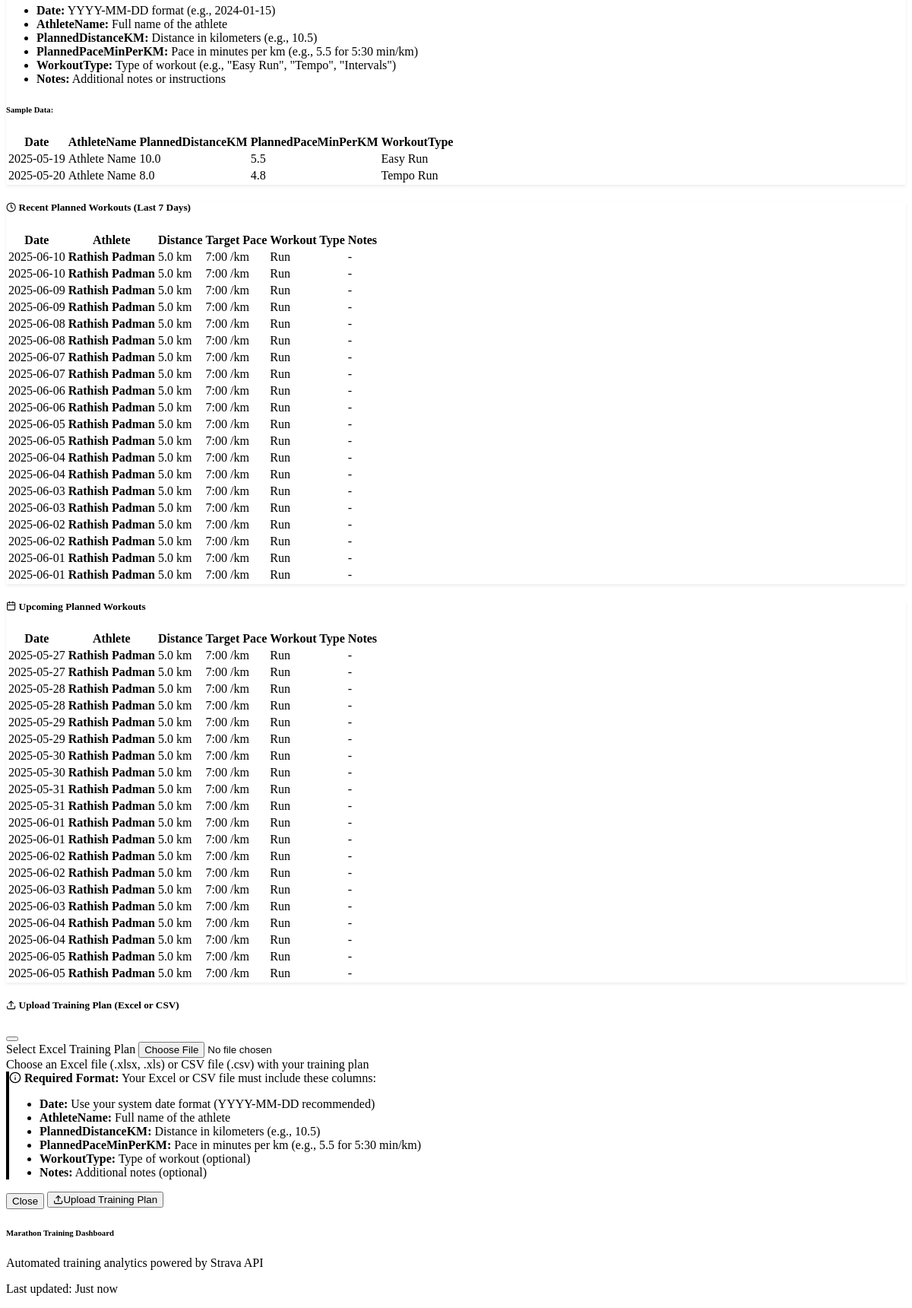
/training-plan (lower part), run on an earlier commit of the app's database.
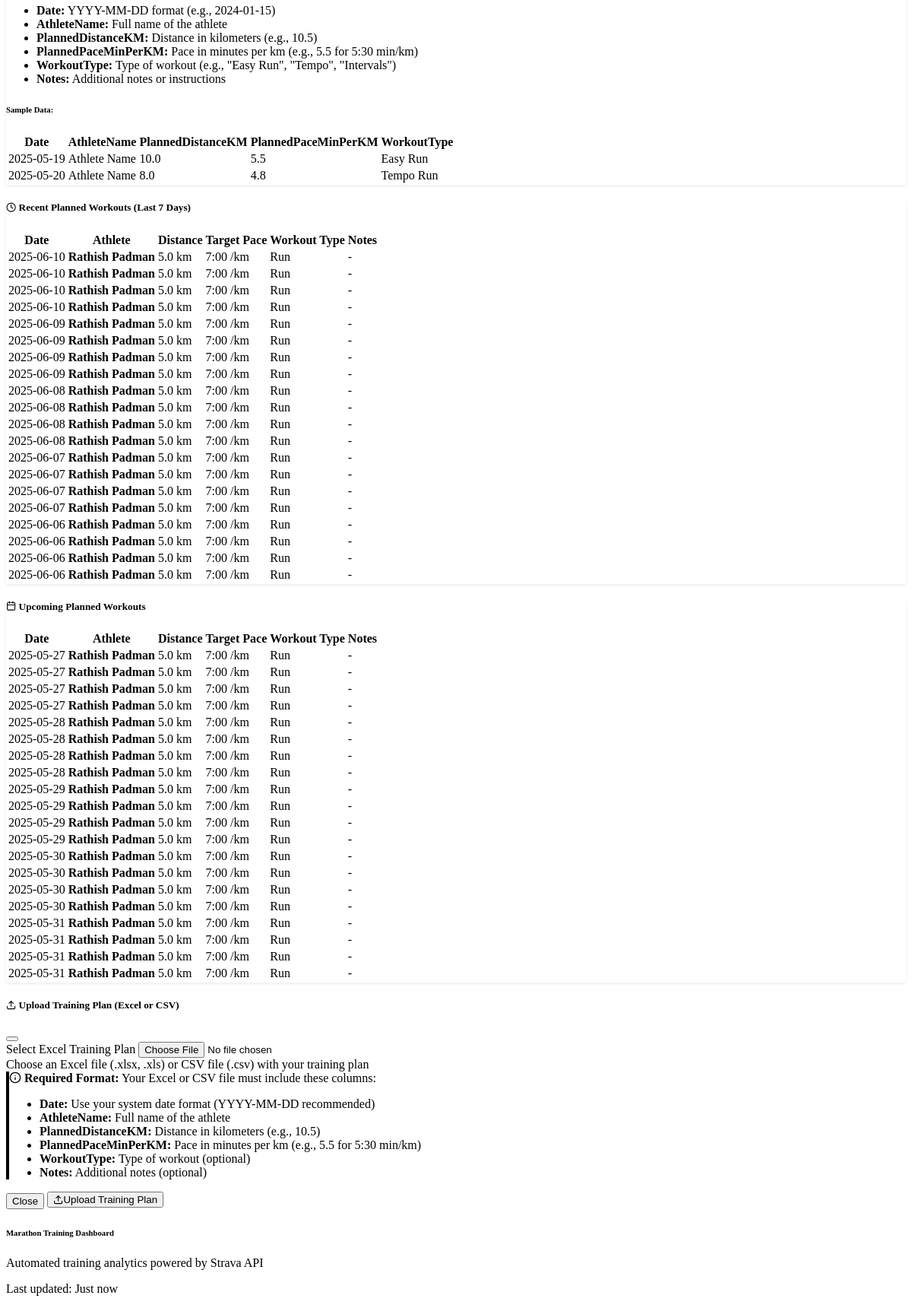
And on a later commit of the database.
### models.py (models this page shows)
class PlannedWorkout(db.Model):
    id = db.Column(db.Integer, primary_key=True)
    athlete_id = db.Column(db.Integer,
                           db.ForeignKey('athlete.id'),
                           nullable=False)
    workout_date = db.Column(db.DateTime, nullable=False)
    planned_distance_km = db.Column(db.Float, nullable=False)
    planned_pace_min_per_km = db.Column(db.Float, nullable=False)
    workout_type = db.Column(db.String(100), nullable=True)
    notes = db.Column(db.Text, nullable=True)
    created_at = db.Column(db.DateTime, default=datetime.utcnow)
    __table_args__ = (db.UniqueConstraint(
        'athlete_id', 'workout_date', name='unique_athlete_workout_date'), )

class Athlete(db.Model):
    id = db.Column(db.Integer, primary_key=True)
    name = db.Column(db.String(100), nullable=False)
    strava_athlete_id = db.Column(db.Integer, unique=True, nullable=True)
    refresh_token = db.Column(db.String(255), nullable=True)
    access_token = db.Column(db.String(255), nullable=True)
    token_expires_at = db.Column(db.DateTime, nullable=True)
    is_active = db.Column(db.Boolean, default=True)
    created_at = db.Column(db.DateTime, default=datetime.utcnow)
    activities = db.relationship('Activity', backref='athlete', lazy=True)
    planned_workouts = db.relationship('PlannedWorkout',
                                       backref='athlete',
                                       lazy=True)
    daily_summaries = db.relationship('DailySummary',
                                      backref='athlete',
                                      lazy=True)

### routes.py (the view)
@app.route('/training-plan')
def training_plan():
    try:
        excel_reader = ExcelReader()
        validation_results = excel_reader.validate_excel_format()
        week_ago = datetime.now() - timedelta(days=7)
        recent_workouts = db.session.query(PlannedWorkout).filter(
            PlannedWorkout.workout_date >= week_ago.date()).order_by(
                PlannedWorkout.workout_date.desc(),
                PlannedWorkout.athlete_id).distinct().limit(20).all()
        today = datetime.now().date()
        upcoming_workouts = db.session.query(PlannedWorkout).filter(
            PlannedWorkout.workout_date >= today).order_by(
                PlannedWorkout.workout_date,
                PlannedWorkout.athlete_id).distinct().limit(20).all()
        return render_template('training_plan.html',
                               validation_results=validation_results,
                               recent_workouts=recent_workouts,
                               upcoming_workouts=upcoming_workouts,
                               training_plan_file=Config.TRAINING_PLAN_FILE,
                               today=today)
    except Exception as e:
        logger.error(f"Error loading training plan page: {e}")
        flash(f"Error loading training plan: {e}", "error")
        return redirect(url_for('index'))

### templates/training_plan.html (shortened to what the changed rows need)
{% extends "base.html" %}
{% block content %}
<div class="container">
    <div class="row mb-4">
        <div class="col-12">
            <div class="card">
                <div class="card-body">
                    <div class="row">
                        <div class="col-md-6">
                            <div class="table-responsive">
                                <table class="table table-sm table-bordered">
                                    <thead>
                                        <tr class="small">
                                            <th>Date</th>
                                            <th>AthleteName</th>
                                            <th>PlannedDistanceKM</th>
                                            <th>PlannedPaceMinPerKM</th>
                                            <th>WorkoutType</th>
                                        </tr>
                                    </thead>
                                </table>
                            </div>
                        </div>
                    </div>
                </div>
            </div>
        </div>
    </div>
    {% if recent_workouts %}
    <div class="row mb-4">
        <div class="col-12">
            <div class="card">
                <div class="card-body">
                    <div class="table-responsive">
                        <table class="table table-hover">
                            <thead>
                                <tr>
                                    <th>Date</th>
                                    <th>Athlete</th>
                                    <th>Distance</th>
                                    <th>Target Pace</th>
                                    <th>Workout Type</th>
                                    <th>Notes</th>
                                </tr>
                            </thead>
                            <tbody>
                                {% for workout in recent_workouts %}
                                <tr>
                                    <td>{{ workout.workout_date.strftime('%Y-%m-%d') }}</td>
                                    <td><strong>{{ workout.athlete.name }}</strong></td>
                                    <td>{{ "%.1f"|format(workout.planned_distance_km) }} km</td>
                                    <td>
                                        {% set pace_min = workout.planned_pace_min_per_km|int %}
                                        {% set pace_sec = ((workout.planned_pace_min_per_km - pace_min) * 60)|int %}
                                        {{ "%d:%02d"|format(pace_min, pace_sec) }} /km
                                    </td>
                                    <td>
                                        <span class="badge bg-outline-primary">{{ workout.workout_type or 'Regular Run' }}</span>
                                    </td>
                                    <td>
                                        {% if workout.notes %}
                                            <small class="text-muted">{{ workout.notes[:100] }}{% if workout.notes|length > 100 %}...{% endif %}</small>
                                        {% else %}
                                            <span class="text-muted">-</span>
                                        {% endif %}
                                    </td>
                                </tr>
                                {% endfor %}
                            </tbody>
                        </table>
                    </div>
                </div>
            </div>
        </div>
    </div>
    {% endif %}
    {% if upcoming_workouts %}
    <div class="row">
        <div class="col-12">
            <div class="card">
                <div class="card-body">
                    <div class="table-responsive">
                        <table class="table table-hover">
                            <thead>
                                <tr>
                                    <th>Date</th>
                                    <th>Athlete</th>
                                    <th>Distance</th>
                                    <th>Target Pace</th>
                                    <th>Workout Type</th>
                                    <th>Notes</th>
                                </tr>
                            </thead>
                            <tbody>
                                {% for workout in upcoming_workouts %}
                                <tr class="{% if workout.workout_date == today %}table-warning{% endif %}">
                                    <td>
                                        {{ workout.workout_date.strftime('%Y-%m-%d') }}
                                    </td>
                                    <td><strong>{{ workout.athlete.name }}</strong></td>
                                    <td>{{ "%.1f"|format(workout.planned_distance_km) }} km</td>
                                    <td>
                                        {% set pace_min = workout.planned_pace_min_per_km|int %}
                                        {% set pace_sec = ((workout.planned_pace_min_per_km - pace_min) * 60)|int %}
                                        {{ "%d:%02d"|format(pace_min, pace_sec) }} /km
                                    </td>
                                    <td>
                                        <span class="badge bg-outline-primary">{{ workout.workout_type or 'Regular Run' }}</span>
                                    </td>
                                    <td>
                                        {% if workout.notes %}
                                            <small class="text-muted">{{ workout.notes[:100] }}{% if workout.notes|length > 100 %}...{% endif %}</small>
                                        {% else %}
                                            <span class="text-muted">-</span>
                                        {% endif %}
                                    </td>
                                </tr>
                                {% endfor %}
                            </tbody>
                        </table>
                    </div>
                </div>
            </div>
        </div>
    </div>
    {% endif %}
</div>
{% endblock %}

What changed in the data, as far as the page shows it:
no longer on this page (row unchanged): PlannedWorkout: workout_date "2025-06-05", athlete.name "Rathish Padman", planned_distance_km "5.0", value "7:00", workout_type "Run"
no longer on this page (row unchanged): PlannedWorkout: workout_date "2025-06-05", athlete.name "Rathish Padman", planned_distance_km "5.0", value "7:00", workout_type "Run"
no longer on this page (row unchanged): PlannedWorkout: workout_date "2025-06-04", athlete.name "Rathish Padman", planned_distance_km "5.0", value "7:00", workout_type "Run"
no longer on this page (row unchanged): PlannedWorkout: workout_date "2025-06-04", athlete.name "Rathish Padman", planned_distance_km "5.0", value "7:00", workout_type "Run"
no longer on this page (row unchanged): PlannedWorkout: workout_date "2025-06-03", athlete.name "Rathish Padman", planned_distance_km "5.0", value "7:00", workout_type "Run"
no longer on this page (row unchanged): PlannedWorkout: workout_date "2025-06-03", athlete.name "Rathish Padman", planned_distance_km "5.0", value "7:00", workout_type "Run"
no longer on this page (row unchanged): PlannedWorkout: workout_date "2025-06-02", athlete.name "Rathish Padman", planned_distance_km "5.0", value "7:00", workout_type "Run"
no longer on this page (row unchanged): PlannedWorkout: workout_date "2025-06-02", athlete.name "Rathish Padman", planned_distance_km "5.0", value "7:00", workout_type "Run"
no longer on this page (row unchanged): PlannedWorkout: workout_date "2025-06-01", athlete.name "Rathish Padman", planned_distance_km "5.0", value "7:00", workout_type "Run"
no longer on this page (row unchanged): PlannedWorkout: workout_date "2025-06-01", athlete.name "Rathish Padman", planned_distance_km "5.0", value "7:00", workout_type "Run"
added PlannedWorkout: workout_date "2025-06-10", athlete.name "Rathish Padman", planned_distance_km "5.0", value "7:00", workout_type "Run", shown under "Recent Planned Workouts (Last 7 Days)"
added PlannedWorkout: workout_date "2025-06-10", athlete.name "Rathish Padman", planned_distance_km "5.0", value "7:00", workout_type "Run", shown under "Recent Planned Workouts (Last 7 Days)"
added PlannedWorkout: workout_date "2025-06-09", athlete.name "Rathish Padman", planned_distance_km "5.0", value "7:00", workout_type "Run", shown under "Recent Planned Workouts (Last 7 Days)"
added PlannedWorkout: workout_date "2025-06-09", athlete.name "Rathish Padman", planned_distance_km "5.0", value "7:00", workout_type "Run", shown under "Recent Planned Workouts (Last 7 Days)"
added PlannedWorkout: workout_date "2025-06-08", athlete.name "Rathish Padman", planned_distance_km "5.0", value "7:00", workout_type "Run", shown under "Recent Planned Workouts (Last 7 Days)"
added PlannedWorkout: workout_date "2025-06-08", athlete.name "Rathish Padman", planned_distance_km "5.0", value "7:00", workout_type "Run", shown under "Recent Planned Workouts (Last 7 Days)"
added PlannedWorkout: workout_date "2025-06-07", athlete.name "Rathish Padman", planned_distance_km "5.0", value "7:00", workout_type "Run", shown under "Recent Planned Workouts (Last 7 Days)"
added PlannedWorkout: workout_date "2025-06-07", athlete.name "Rathish Padman", planned_distance_km "5.0", value "7:00", workout_type "Run", shown under "Recent Planned Workouts (Last 7 Days)"
added PlannedWorkout: workout_date "2025-06-06", athlete.name "Rathish Padman", planned_distance_km "5.0", value "7:00", workout_type "Run", shown under "Recent Planned Workouts (Last 7 Days)"
added PlannedWorkout: workout_date "2025-06-06", athlete.name "Rathish Padman", planned_distance_km "5.0", value "7:00", workout_type "Run", shown under "Recent Planned Workouts (Last 7 Days)"
added PlannedWorkout: workout_date "2025-05-27", athlete.name "Rathish Padman", planned_distance_km "5.0", value "7:00", workout_type "Run", shown under "Upcoming Planned Workouts"
added PlannedWorkout: workout_date "2025-05-27", athlete.name "Rathish Padman", planned_distance_km "5.0", value "7:00", workout_type "Run", shown under "Upcoming Planned Workouts"
added PlannedWorkout: workout_date "2025-05-28", athlete.name "Rathish Padman", planned_distance_km "5.0", value "7:00", workout_type "Run", shown under "Upcoming Planned Workouts"
added PlannedWorkout: workout_date "2025-05-28", athlete.name "Rathish Padman", planned_distance_km "5.0", value "7:00", workout_type "Run", shown under "Upcoming Planned Workouts"
added PlannedWorkout: workout_date "2025-05-29", athlete.name "Rathish Padman", planned_distance_km "5.0", value "7:00", workout_type "Run", shown under "Upcoming Planned Workouts"
added PlannedWorkout: workout_date "2025-05-29", athlete.name "Rathish Padman", planned_distance_km "5.0", value "7:00", workout_type "Run", shown under "Upcoming Planned Workouts"
added PlannedWorkout: workout_date "2025-05-30", athlete.name "Rathish Padman", planned_distance_km "5.0", value "7:00", workout_type "Run", shown under "Upcoming Planned Workouts"
added PlannedWorkout: workout_date "2025-05-30", athlete.name "Rathish Padman", planned_distance_km "5.0", value "7:00", workout_type "Run", shown under "Upcoming Planned Workouts"
added PlannedWorkout: workout_date "2025-05-31", athlete.name "Rathish Padman", planned_distance_km "5.0", value "7:00", workout_type "Run", shown under "Upcoming Planned Workouts"
added PlannedWorkout: workout_date "2025-05-31", athlete.name "Rathish Padman", planned_distance_km "5.0", value "7:00", workout_type "Run", shown under "Upcoming Planned Workouts"
